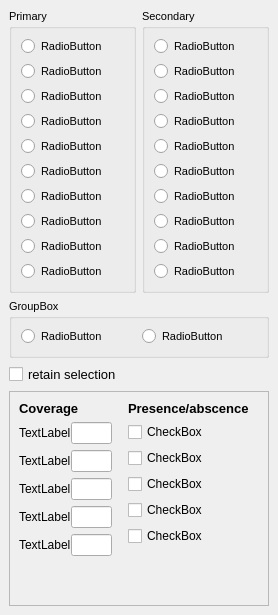
  <widget class="QDockWidget" name="metadataDockWidget">
   <property name="windowTitle">
    <string>Habitat</string>
   </property>
   <attribute name="dockWidgetArea">
    <number>1</number>
   </attribute>
   <widget class="QWidget" name="dockWidgetContents_4">
    <layout class="QVBoxLayout" name="verticalLayout_13">
     <item>
      <layout class="QHBoxLayout" name="horizontalLayout_8">
       <item>
        <widget class="QGroupBox" name="exclusiveRadioBox1">
         <property name="font">
          <font>
           <pointsize>8</pointsize>
          </font>
         </property>
         <property name="title">
          <string>Primary</string>
         </property>
         <layout class="QVBoxLayout" name="verticalLayout_2">
          <item>
           <widget class="QRadioButton" name="radioButton1_1">
            <property name="text">
             <string>RadioButton</string>
            </property>
           </widget>
          </item>
          <item>
           <widget class="QRadioButton" name="radioButton1_2">
            <property name="text">
             <string>RadioButton</string>
            </property>
           </widget>
          </item>
          <item>
           <widget class="QRadioButton" name="radioButton1_3">
            <property name="text">
             <string>RadioButton</string>
            </property>
           </widget>
          </item>
          <item>
           <widget class="QRadioButton" name="radioButton1_4">
            <property name="text">
             <string>RadioButton</string>
            </property>
           </widget>
          </item>
          <item>
           <widget class="QRadioButton" name="radioButton1_5">
            <property name="text">
             <string>RadioButton</string>
            </property>
           </widget>
          </item>
          <item>
           <widget class="QRadioButton" name="radioButton1_6">
            <property name="text">
             <string>RadioButton</string>
            </property>
           </widget>
          </item>
          <item>
           <widget class="QRadioButton" name="radioButton1_7">
            <property name="text">
             <string>RadioButton</string>
            </property>
           </widget>
          </item>
          <item>
           <widget class="QRadioButton" name="radioButton1_8">
            <property name="text">
             <string>RadioButton</string>
            </property>
           </widget>
          </item>
          <item>
           <widget class="QRadioButton" name="radioButton1_9">
            <property name="text">
             <string>RadioButton</string>
            </property>
           </widget>
          </item>
          <item>
           <widget class="QRadioButton" name="radioButton1_10">
            <property name="text">
             <string>RadioButton</string>
            </property>
           </widget>
          </item>
         </layout>
        </widget>
       </item>
       <item>
        <widget class="QGroupBox" name="exclusiveRadioBox2">
         <property name="font">
          <font>
           <pointsize>8</pointsize>
          </font>
         </property>
         <property name="title">
          <string>Secondary</string>
         </property>
         <layout class="QVBoxLayout" name="verticalLayout_5">
          <item>
           <widget class="QRadioButton" name="radioButton2_1">
            <property name="text">
             <string>RadioButton</string>
            </property>
           </widget>
          </item>
          <item>
           <widget class="QRadioButton" name="radioButton2_2">
            <property name="text">
             <string>RadioButton</string>
            </property>
           </widget>
          </item>
          <item>
           <widget class="QRadioButton" name="radioButton2_3">
            <property name="text">
             <string>RadioButton</string>
            </property>
           </widget>
          </item>
          <item>
           <widget class="QRadioButton" name="radioButton2_4">
            <property name="text">
             <string>RadioButton</string>
            </property>
           </widget>
          </item>
          <item>
           <widget class="QRadioButton" name="radioButton2_5">
            <property name="text">
             <string>RadioButton</string>
            </property>
           </widget>
          </item>
          <item>
           <widget class="QRadioButton" name="radioButton2_6">
            <property name="text">
             <string>RadioButton</string>
            </property>
           </widget>
          </item>
          <item>
           <widget class="QRadioButton" name="radioButton2_7">
            <property name="text">
             <string>RadioButton</string>
            </property>
           </widget>
          </item>
          <item>
           <widget class="QRadioButton" name="radioButton2_8">
            <property name="text">
             <string>RadioButton</string>
            </property>
           </widget>
          </item>
          <item>
           <widget class="QRadioButton" name="radioButton2_9">
            <property name="text">
             <string>RadioButton</string>
            </property>
           </widget>
          </item>
          <item>
           <widget class="QRadioButton" name="radioButton2_10">
            <property name="text">
             <string>RadioButton</string>
            </property>
           </widget>
          </item>
         </layout>
        </widget>
       </item>
      </layout>
     </item>
     <item>
      <widget class="QGroupBox" name="exclusiveRadioBox3">
       <property name="font">
        <font>
         <pointsize>8</pointsize>
        </font>
       </property>
       <property name="title">
        <string>GroupBox</string>
       </property>
       <layout class="QHBoxLayout" name="horizontalLayout_21">
        <item>
         <widget class="QRadioButton" name="radioButton3_1">
          <property name="font">
           <font>
            <pointsize>8</pointsize>
           </font>
          </property>
          <property name="text">
           <string>RadioButton</string>
          </property>
         </widget>
        </item>
        <item>
         <widget class="QRadioButton" name="radioButton3_2">
          <property name="font">
           <font>
            <pointsize>8</pointsize>
           </font>
          </property>
          <property name="text">
           <string>RadioButton</string>
          </property>
         </widget>
        </item>
       </layout>
      </widget>
     </item>
     <item>
      <widget class="QCheckBox" name="metadataStickyBox">
       <property name="font">
        <font>
         <pointsize>10</pointsize>
        </font>
       </property>
       <property name="text">
        <string>retain selection</string>
       </property>
      </widget>
     </item>
     <item>
      <widget class="QFrame" name="extraMetadataFrame">
       <property name="frameShape">
        <enum>QFrame::StyledPanel</enum>
       </property>
       <property name="frameShadow">
        <enum>QFrame::Raised</enum>
       </property>
       <layout class="QHBoxLayout" name="horizontalLayout_22">
        <item>
         <layout class="QVBoxLayout" name="verticalLayout_11">
          <property name="rightMargin">
           <number>10</number>
          </property>
          <item>
           <widget class="QLabel" name="metadataTypeLabel2">
            <property name="font">
             <font>
              <pointsize>10</pointsize>
              <weight>75</weight>
              <bold>true</bold>
             </font>
            </property>
            <property name="text">
             <string>Coverage</string>
            </property>
           </widget>
          </item>
          <item>
           <layout class="QHBoxLayout" name="horizontalLayout_14">
            <property name="spacing">
             <number>0</number>
            </property>
            <item>
             <widget class="QLabel" name="label1_1">
              <property name="text">
               <string>TextLabel</string>
              </property>
             </widget>
            </item>
            <item>
             <widget class="QLineEdit" name="lineEdit1_1">
              <property name="maximumSize">
               <size>
                <width>41</width>
                <height>16777215</height>
               </size>
              </property>
             </widget>
            </item>
           </layout>
          </item>
          <item>
           <layout class="QHBoxLayout" name="horizontalLayout_15">
            <property name="spacing">
             <number>0</number>
            </property>
            <item>
             <widget class="QLabel" name="label1_2">
              <property name="text">
               <string>TextLabel</string>
              </property>
             </widget>
            </item>
            <item>
             <widget class="QLineEdit" name="lineEdit1_2">
              <property name="maximumSize">
               <size>
                <width>41</width>
                <height>16777215</height>
               </size>
              </property>
             </widget>
            </item>
           </layout>
          </item>
          <item>
           <layout class="QHBoxLayout" name="horizontalLayout_16">
            <property name="spacing">
             <number>0</number>
            </property>
            <item>
             <widget class="QLabel" name="label1_3">
              <property name="text">
               <string>TextLabel</string>
              </property>
             </widget>
            </item>
            <item>
             <widget class="QLineEdit" name="lineEdit1_3">
              <property name="maximumSize">
               <size>
                <width>41</width>
                <height>16777215</height>
               </size>
              </property>
             </widget>
            </item>
           </layout>
          </item>
          <item>
           <layout class="QHBoxLayout" name="horizontalLayout_17">
            <property name="spacing">
             <number>0</number>
            </property>
            <item>
             <widget class="QLabel" name="label1_4">
              <property name="text">
               <string>TextLabel</string>
              </property>
             </widget>
            </item>
            <item>
             <widget class="QLineEdit" name="lineEdit1_4">
              <property name="maximumSize">
               <size>
                <width>41</width>
                <height>16777215</height>
               </size>
              </property>
             </widget>
            </item>
           </layout>
          </item>
          <item>
           <layout class="QHBoxLayout" name="horizontalLayout_18">
            <property name="spacing">
             <number>0</number>
            </property>
            <item>
             <widget class="QLabel" name="label1_5">
              <property name="text">
               <string>TextLabel</string>
              </property>
             </widget>
            </item>
            <item>
             <widget class="QLineEdit" name="lineEdit1_5">
              <property name="maximumSize">
               <size>
                <width>41</width>
                <height>16777215</height>
               </size>
              </property>
             </widget>
            </item>
           </layout>
          </item>
          <item>
           <spacer name="verticalSpacer_2">
            <property name="orientation">
             <enum>Qt::Vertical</enum>
            </property>
            <property name="sizeHint" stdset="0">
             <size>
              <width>20</width>
              <height>40</height>
             </size>
            </property>
           </spacer>
          </item>
         </layout>
        </item>
        <item>
         <layout class="QVBoxLayout" name="verticalLayout_6">
          <property name="rightMargin">
           <number>10</number>
          </property>
          <item>
           <widget class="QLabel" name="metadataTypeLabel3">
            <property name="font">
             <font>
              <pointsize>10</pointsize>
              <weight>75</weight>
              <bold>true</bold>
             </font>
            </property>
            <property name="text">
             <string>Presence/abscence</string>
            </property>
           </widget>
          </item>
          <item>
           <widget class="QCheckBox" name="checkBox1_1">
            <property name="text">
             <string>CheckBox</string>
            </property>
           </widget>
          </item>
          <item>
           <widget class="QCheckBox" name="checkBox1_2">
            <property name="text">
             <string>CheckBox</string>
            </property>
           </widget>
          </item>
          <item>
           <widget class="QCheckBox" name="checkBox1_3">
            <property name="text">
             <string>CheckBox</string>
            </property>
           </widget>
          </item>
          <item>
           <widget class="QCheckBox" name="checkBox1_4">
            <property name="text">
             <string>CheckBox</string>
            </property>
           </widget>
          </item>
          <item>
           <widget class="QCheckBox" name="checkBox1_5">
            <property name="text">
             <string>CheckBox</string>
            </property>
           </widget>
          </item>
          <item>
           <spacer name="verticalSpacer">
            <property name="orientation">
             <enum>Qt::Vertical</enum>
            </property>
            <property name="sizeHint" stdset="0">
             <size>
              <width>20</width>
              <height>40</height>
             </size>
            </property>
           </spacer>
          </item>
         </layout>
        </item>
       </layout>
      </widget>
     </item>
    </layout>
   </widget>
  </widget>
